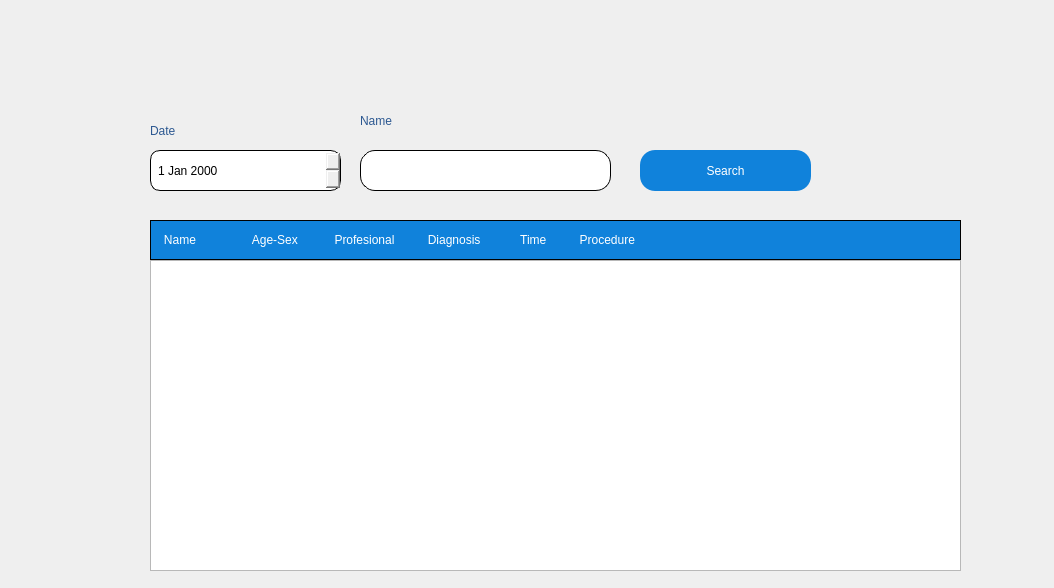
<?xml version="1.0" encoding="UTF-8"?>
<ui version="4.0">
 <class>Search_w</class>
 <widget class="QWidget" name="Search_w">
  <property name="enabled">
   <bool>true</bool>
  </property>
  <property name="geometry">
   <rect>
    <x>0</x>
    <y>0</y>
    <width>1054</width>
    <height>588</height>
   </rect>
  </property>
  <property name="windowTitle">
   <string>Form</string>
  </property>
  <property name="styleSheet">
   <string notr="true"/>
  </property>
  <widget class="QPushButton" name="Search_pushButton">
   <property name="geometry">
    <rect>
     <x>640</x>
     <y>150</y>
     <width>171</width>
     <height>41</height>
    </rect>
   </property>
   <property name="styleSheet">
    <string notr="true">background-color: rgb(16,130,219);
font: 16pt &quot;MS Shell Dlg 2&quot;;
color: rgb(255,255,255);

border-radius:15px;
  padding: 10px;

</string>
   </property>
   <property name="text">
    <string>Search</string>
   </property>
  </widget>
  <widget class="QLabel" name="Background_image_lable">
   <property name="geometry">
    <rect>
     <x>-10</x>
     <y>-10</y>
     <width>1101</width>
     <height>601</height>
    </rect>
   </property>
   <property name="styleSheet">
    <string notr="true">background-image: url(:/newPrefix/C:/Users/iqbal/Downloads/SearchHome.png);
</string>
   </property>
   <property name="text">
    <string/>
   </property>
  </widget>
  <widget class="QLabel" name="exit_label">
   <property name="geometry">
    <rect>
     <x>20</x>
     <y>480</y>
     <width>71</width>
     <height>71</height>
    </rect>
   </property>
   <property name="styleSheet">
    <string notr="true">
background-image: url(:/newPrefix/Screenshot 2024-10-04 174855.png);</string>
   </property>
   <property name="text">
    <string/>
   </property>
  </widget>
  <widget class="QLabel" name="Date_label">
   <property name="geometry">
    <rect>
     <x>150</x>
     <y>110</y>
     <width>61</width>
     <height>41</height>
    </rect>
   </property>
   <property name="styleSheet">
    <string notr="true">color:rgb(44,88,145);
font: 16pt &quot;MS Shell Dlg 2&quot;;</string>
   </property>
   <property name="text">
    <string>Date</string>
   </property>
  </widget>
  <widget class="QLabel" name="Name_label">
   <property name="geometry">
    <rect>
     <x>360</x>
     <y>100</y>
     <width>111</width>
     <height>41</height>
    </rect>
   </property>
   <property name="styleSheet">
    <string notr="true">color:rgb(44,88,145);
font: 16pt &quot;MS Shell Dlg 2&quot;;</string>
   </property>
   <property name="text">
    <string>Name</string>
   </property>
  </widget>
  <widget class="QLineEdit" name="Name_lineEdit">
   <property name="geometry">
    <rect>
     <x>360</x>
     <y>150</y>
     <width>251</width>
     <height>41</height>
    </rect>
   </property>
   <property name="styleSheet">
    <string notr="true">border-radius:15px;
  padding: 10px;

border-style:outset;
border-width:1px;
border-color:black;</string>
   </property>
  </widget>
  <widget class="QDateEdit" name="dateEdit">
   <property name="geometry">
    <rect>
     <x>150</x>
     <y>150</y>
     <width>191</width>
     <height>41</height>
    </rect>
   </property>
   <property name="styleSheet">
    <string notr="true">border-radius:10px;
  padding: 5px;

border-style:outset;
border-width:1px;
border-color:black;</string>
   </property>
  </widget>
  <widget class="QListWidget" name="listWidget">
   <property name="geometry">
    <rect>
     <x>150</x>
     <y>260</y>
     <width>811</width>
     <height>311</height>
    </rect>
   </property>
  </widget>
  <widget class="QLabel" name="Heading_bar_label">
   <property name="geometry">
    <rect>
     <x>150</x>
     <y>220</y>
     <width>811</width>
     <height>40</height>
    </rect>
   </property>
   <property name="layoutDirection">
    <enum>Qt::LeftToRight</enum>
   </property>
   <property name="autoFillBackground">
    <bool>false</bool>
   </property>
   <property name="styleSheet">
    <string notr="true">background-color: rgb(16,130,219);
font: 11pt &quot;MS Shell Dlg 2&quot;;
color:rgb(255,255,255);

border-style:outset;
border-width:1px;
border-color:black;

</string>
   </property>
   <property name="text">
    <string>   Name                 Age-Sex           Profesional          Diagnosis            Time          Procedure</string>
   </property>
  </widget>
  <widget class="QLabel" name="Home_lable">
   <property name="geometry">
    <rect>
     <x>30</x>
     <y>60</y>
     <width>41</width>
     <height>41</height>
    </rect>
   </property>
   <property name="text">
    <string/>
   </property>
  </widget>
  <widget class="QLabel" name="Setting_lable">
   <property name="geometry">
    <rect>
     <x>30</x>
     <y>150</y>
     <width>41</width>
     <height>41</height>
    </rect>
   </property>
   <property name="text">
    <string/>
   </property>
  </widget>
  <widget class="QLabel" name="play_lable">
   <property name="geometry">
    <rect>
     <x>30</x>
     <y>250</y>
     <width>51</width>
     <height>51</height>
    </rect>
   </property>
   <property name="text">
    <string/>
   </property>
  </widget>
  <zorder>Background_image_lable</zorder>
  <zorder>Search_pushButton</zorder>
  <zorder>exit_label</zorder>
  <zorder>Date_label</zorder>
  <zorder>Name_label</zorder>
  <zorder>Name_lineEdit</zorder>
  <zorder>dateEdit</zorder>
  <zorder>listWidget</zorder>
  <zorder>Heading_bar_label</zorder>
  <zorder>Home_lable</zorder>
  <zorder>Setting_lable</zorder>
  <zorder>play_lable</zorder>
 </widget>
 <resources>
  <include location="The_GUI_dr/this_is_resource.qrc"/>
 </resources>
 <connections/>
</ui>
